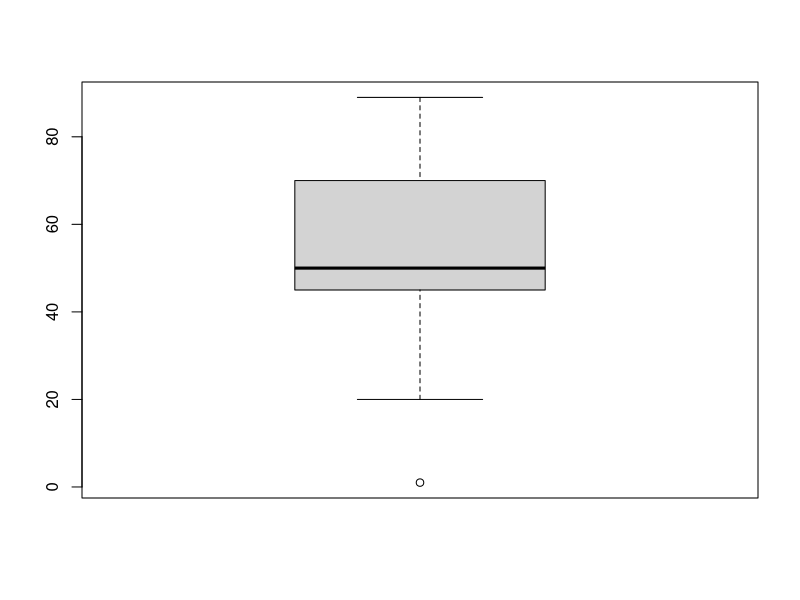
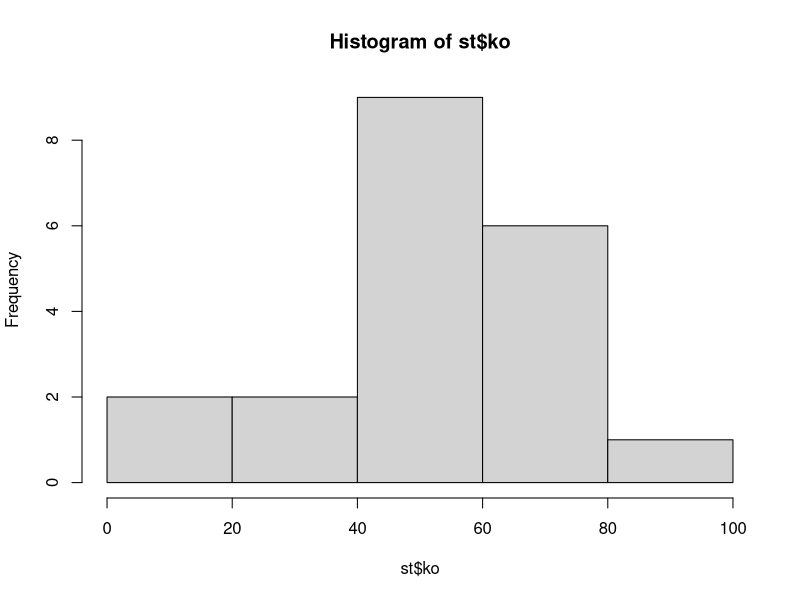

Write the R code that produced these figures, in order.
st <- read.csv('csv_exam.csv',header = F)
colnames(st)<- c('id','class','ko','en','ma')
table(is.na(st$class))
mean(st$ko,na.rm = T)
#비어있는 공간을 NA라고 표현 

#학생 정보를 조회 하시오
# 단 id,class,ko 결측치가 있는 학생은 빼시오.
st[!is.na(st$ko) & !is.na(st$class) & !is.na(st$ko),c('id','class','ko')]
na.omit(st[,c('id','class','ko')])

# 국어, 영어, 수학 성적의 평균을 구하여
# vector를 만든다.
avg <- colMeans(st[,c('ko','en','ma')],na.rm = T)

# NA 값을 모두 0으로 바꾸시오
st$ko <- ifelse(is.na(st$ko),1,st$ko)
st$en <- ifelse(is.na(st$en),1,st$en)
st$ma <- ifelse(is.na(st$ma),1,st$ma)

# NA 값을 모두 0으로 바꾸시오.(클래스나 이름도 0으로 바뀔 수 있음)
st[is.na(st)]=0

boxplot(st$ko)
hist(st$ko)
